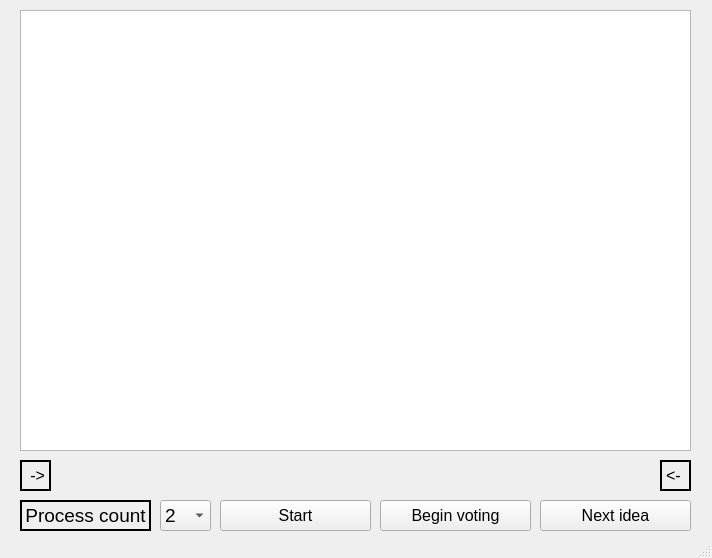
<?xml version="1.0" encoding="UTF-8"?>
<ui version="4.0">
 <class>MainWindow</class>
 <widget class="QMainWindow" name="MainWindow">
  <property name="geometry">
   <rect>
    <x>0</x>
    <y>0</y>
    <width>712</width>
    <height>558</height>
   </rect>
  </property>
  <property name="windowTitle">
   <string>MainWindow</string>
  </property>
  <widget class="QWidget" name="centralwidget">
   <widget class="QComboBox" name="bProcessCount">
    <property name="geometry">
     <rect>
      <x>160</x>
      <y>500</y>
      <width>51</width>
      <height>31</height>
     </rect>
    </property>
    <property name="font">
     <font>
      <pointsize>14</pointsize>
     </font>
    </property>
    <property name="cursor">
     <cursorShape>PointingHandCursor</cursorShape>
    </property>
    <property name="layoutDirection">
     <enum>Qt::LeftToRight</enum>
    </property>
    <property name="maxVisibleItems">
     <number>4</number>
    </property>
    <property name="insertPolicy">
     <enum>QComboBox::NoInsert</enum>
    </property>
    <item>
     <property name="text">
      <string>2</string>
     </property>
    </item>
    <item>
     <property name="text">
      <string>4</string>
     </property>
    </item>
    <item>
     <property name="text">
      <string>8</string>
     </property>
    </item>
    <item>
     <property name="text">
      <string>16</string>
     </property>
    </item>
   </widget>
   <widget class="QPushButton" name="bProcessCountSet">
    <property name="geometry">
     <rect>
      <x>220</x>
      <y>500</y>
      <width>151</width>
      <height>31</height>
     </rect>
    </property>
    <property name="font">
     <font>
      <pointsize>12</pointsize>
     </font>
    </property>
    <property name="cursor">
     <cursorShape>PointingHandCursor</cursorShape>
    </property>
    <property name="text">
     <string>Start</string>
    </property>
   </widget>
   <widget class="QLabel" name="lBorderLeft">
    <property name="geometry">
     <rect>
      <x>20</x>
      <y>460</y>
      <width>31</width>
      <height>31</height>
     </rect>
    </property>
    <property name="font">
     <font>
      <pointsize>12</pointsize>
     </font>
    </property>
    <property name="frameShape">
     <enum>QFrame::WinPanel</enum>
    </property>
    <property name="text">
     <string>-&gt;</string>
    </property>
    <property name="alignment">
     <set>Qt::AlignRight|Qt::AlignTrailing|Qt::AlignVCenter</set>
    </property>
   </widget>
   <widget class="QLabel" name="lBorderRight">
    <property name="geometry">
     <rect>
      <x>660</x>
      <y>460</y>
      <width>31</width>
      <height>31</height>
     </rect>
    </property>
    <property name="font">
     <font>
      <pointsize>12</pointsize>
     </font>
    </property>
    <property name="frameShape">
     <enum>QFrame::WinPanel</enum>
    </property>
    <property name="text">
     <string>&lt;-</string>
    </property>
   </widget>
   <widget class="QLabel" name="lProcessCount">
    <property name="geometry">
     <rect>
      <x>20</x>
      <y>500</y>
      <width>131</width>
      <height>31</height>
     </rect>
    </property>
    <property name="font">
     <font>
      <pointsize>14</pointsize>
     </font>
    </property>
    <property name="frameShape">
     <enum>QFrame::WinPanel</enum>
    </property>
    <property name="text">
     <string>Process count</string>
    </property>
    <property name="alignment">
     <set>Qt::AlignCenter</set>
    </property>
   </widget>
   <widget class="QPushButton" name="bBeginVoting">
    <property name="geometry">
     <rect>
      <x>380</x>
      <y>500</y>
      <width>151</width>
      <height>31</height>
     </rect>
    </property>
    <property name="font">
     <font>
      <pointsize>12</pointsize>
     </font>
    </property>
    <property name="cursor">
     <cursorShape>PointingHandCursor</cursorShape>
    </property>
    <property name="text">
     <string>Begin voting</string>
    </property>
   </widget>
   <widget class="QPushButton" name="bNextIdea">
    <property name="geometry">
     <rect>
      <x>540</x>
      <y>500</y>
      <width>151</width>
      <height>31</height>
     </rect>
    </property>
    <property name="font">
     <font>
      <pointsize>12</pointsize>
     </font>
    </property>
    <property name="cursor">
     <cursorShape>PointingHandCursor</cursorShape>
    </property>
    <property name="text">
     <string>Next idea</string>
    </property>
   </widget>
   <widget class="QTextEdit" name="textEdit">
    <property name="geometry">
     <rect>
      <x>20</x>
      <y>10</y>
      <width>671</width>
      <height>441</height>
     </rect>
    </property>
    <property name="font">
     <font>
      <family>Arial</family>
      <pointsize>24</pointsize>
     </font>
    </property>
    <property name="cursor" stdset="0">
     <cursorShape>CrossCursor</cursorShape>
    </property>
    <property name="readOnly">
     <bool>true</bool>
    </property>
   </widget>
  </widget>
  <widget class="QMenuBar" name="menubar">
   <property name="geometry">
    <rect>
     <x>0</x>
     <y>0</y>
     <width>712</width>
     <height>25</height>
    </rect>
   </property>
  </widget>
  <widget class="QStatusBar" name="statusbar"/>
 </widget>
 <resources/>
 <connections/>
</ui>
